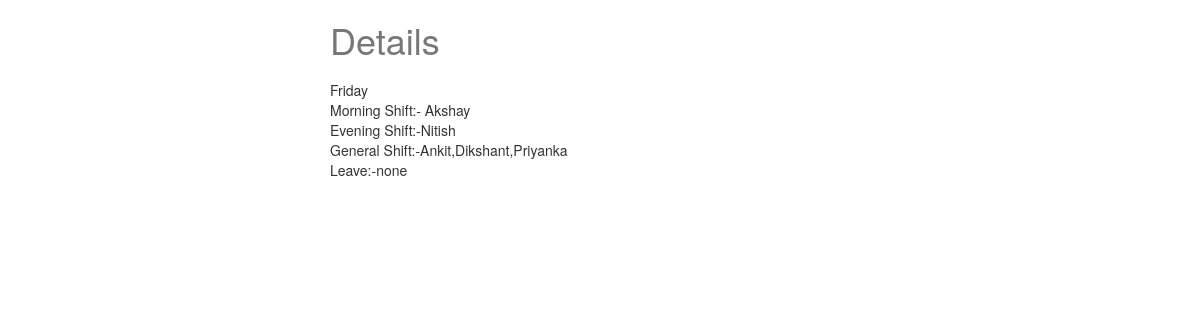
The page /shifts/1/ on the database its author committed.
### todo/models.py (models this page shows, shortened)
class Shift(models.Model):
    Date = models.CharField(max_length=40)
    Day = models.CharField(max_length=40)
    Morning = models.CharField(max_length=50,null=True)
    Evening = models.CharField(max_length=60,null=True)
    General = models.CharField(max_length=70,null=True)
    Leave = models.CharField(max_length=70,null=True)

### todo/views.py (the view)
# urls.py: url(r'^(?P<id>\d+)/$', shift_detail, name='detail'),
def shift_detail(request,id=None):  # retrieve
    instance = get_object_or_404(Shift,id=id)
    context={
        "date":instance.Date,
        "instance":instance,
    }
    return render(request,"shift_details.html",context)

### templates/shift_details.html (shortened to what this page needs)
{% extends "base.html" %}
{% block content %}
    <div class='col-sm-6 col-sm-offset-3'>
<h1> Details </h1>
{{ instance.Day }}<br/>
Morning Shift:- {{ instance.Morning }}<br/>
Evening Shift:-{{ instance.Evening }}<br/>
General Shift:-{{ instance.General }}<br/>
Leave:-{{ instance.Leave }}<br/>
    </div>
{% endblock %}

### static/base.css (style rules this page uses)
h1 { color: #777777; }

### rows shown on the page
Shift: Day "Friday", Morning "Akshay", Evening "Nitish", General "Ankit,Dikshant,Priyanka", Leave "none"
